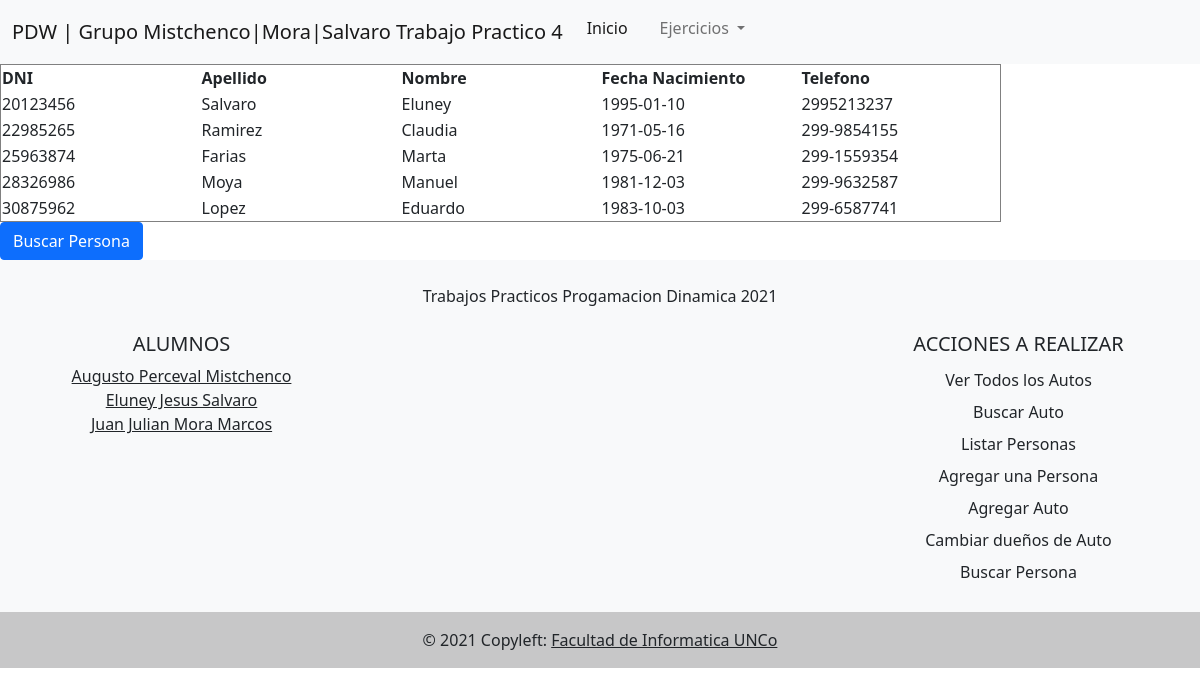
Screenshot of /tp4/vista/ejercicios/listaPersonas.php with the database file from the repository.
### tables this page shows
CREATE TABLE `persona` (
  `nroDni` varchar(10) NOT NULL,
  `apellido` varchar(50) NOT NULL,
  `nombre` varchar(50) NOT NULL,
  `fechaNac` date NOT NULL,
  `telefono` varchar(20) NOT NULL,
  `domicilio` varchar(200) NOT NULL
);

### tp4/utiles/funciones.php (called while the page is built, shortened)
<?php
spl_autoload_register(function ($clase) {
    $directorys = array(
        $GLOBALS['ROOT'].'modelo/',
        $GLOBALS['ROOT'].'modelo/conector/',
        $GLOBALS['ROOT'].'control/');
})
?>

### tp4/modelo/persona.php (called while the page is built, shortened)
<?php
class persona
{
    private $nroDni;
    private $apellido;
    private $nombre;
    private $fechaNac;
    private $telefono;
    public function __construct()
    {
        $this->nroDni = "";
        $this->apellido = "";
        $this->fechaNac = "";
        $this->telefono = "";
    }
    public function getNroDni()
    {
        return $this->nroDni;
    }
    public function setNroDni($nroDni)
    {
        $this->nroDni = $nroDni;
    }
    public function getApellido()
    {
        return $this->apellido;
    }
    public function setApellido($apellido)
    {
        $this->apellido = $apellido;
    }
    public function getNombre()
    {
        return $this->nombre;
    }
    public function setNombre($nombre)
    {
        $this->nombre = $nombre;
    }
    public function getFechaNac()
    {
        return $this->fechaNac;
    }
    public function setFechaNac($fechaNac)
    {
        $this->fechaNac = $fechaNac;
    }
    public function getTelefono()
    {
        return $this->telefono;
    }
    public function setTelefono($telefono)
    {
        $this->telefono = $telefono;
    }
    public static function listar($parametro = "")
    {
        $arreglo = array();
        $base = new BaseDatos();
        $sql = "SELECT * FROM persona ";
        if ($parametro != "") {
            $sql .= 'WHERE ' . $parametro;
        }
        $res = $base->Ejecutar($sql);
        if ($res > -1) {
            if ($res > 0) {
                while ($row = $base->Registro()) {
                    $obj = new persona();
                    $obj->setear($row['nroDni'], $row['apellido'],$row['nombre'], $row['fechaNac'], $row['telefono'], $row['domicilio']);
                    array_push($arreglo, $obj);
                }
            }
        } else {
        }
        return $arreglo;
    }
}
?>

### tp4/modelo/conector/BaseDatos.php (called while the page is built, shortened)
<?php
class BaseDatos extends PDO
{
    private $indice;
    private $resultado;
    public function __construct()
    {
        $this->indice = 0;
    }
    public function setSQL($e)
    {
        return "\n" . $this->sql = $e;
    }
    public function Ejecutar($sql)
    {
        if (stristr($sql, "select")) {
            $resp =  $this->EjecutarSelect($sql);
        }
        return $resp;
    }
    private function EjecutarSelect($sql)
    {
        $cant = -1;
        $resultado = parent::query($sql);
        if (!$resultado) {
            $this->analizarDebug();
        } else {
            $arregloResult = $resultado->fetchAll();
            $cant = count($arregloResult);
        }
        return $cant;
    }
    public function Registro()
    {
        $filaActual = false;
        $indiceActual = $this->getIndice();
        if ($indiceActual >= 0) {
            $filas = $this->getResultado();
            if ($indiceActual < count($filas)) {
                $filaActual =  $filas[$indiceActual];
            } else {
                $this->setIndice(-1);
            }
        }
        return $filaActual;
    }
    private function setIndice($valor)
    {
        $this->indice = $valor;
    }
    private function getIndice()
    {
        return $this->indice;
    }
    private function setResultado($valor)
    {
        $this->resultado = $valor;
    }
    private function getResultado()
    {
        return $this->resultado;
    }
}

### tp4/control/abmpersona.php (called while the page is built, shortened)
<?php
class abmpersona
{
    public function buscar($param)
    {
        $where = " true ";
        $arreglo = persona::listar($where);
        return $arreglo;
    }
}

### tp4/vista/ejercicios/listaPersonas.php (the view, shortened to what this page needs)
<?php
include_once '../../vista/estructura/cabecera.php';
$objpersona = new abmpersona();
$listpersonas = $objpersona->buscar(null);
?>
<table border="1">
  <?php
  if (count($listpersonas) > 0) {
    echo '<tr>
  <th>DNI</th>
  <th>Apellido</th>
  <th>Nombre</th>
  <th>Fecha Nacimiento</th>
  <th>Telefono</th>
</tr>';
    foreach ($listpersonas as $objpersona) {
      echo '<tr><td style="width:200px;">' . $objpersona->getNroDni() . '</td>';
      echo '<td style="width:200px;">' . $objpersona->getApellido() . '</td>';
      echo '<td style="width:200px;">' . $objpersona->getNombre() . '</td>';
      echo '<td style="width:200px;">' . $objpersona->getFechaNac() . '</td>';
      echo '<td style="width:200px;">' . $objpersona->getTelefono() . '</td>';
    }
  } else {
    echo '<h3> No se encontraron registros </h3>';
  }
  ?>
</table>
<a class='btn btn-primary' href='autosPersona.php'.php>Buscar Persona</a>
<?php
include_once '../estructura/footer.php';
?>

### rows the page displays
persona: nroDni "20123456", apellido "Salvaro", nombre "Eluney", fechaNac "1995-01-10", telefono "2995213237"
persona: nroDni "22985265", apellido "Ramirez", nombre "Claudia", fechaNac "1971-05-16", telefono "299-9854155"
persona: nroDni "25963874", apellido "Farias", nombre "Marta", fechaNac "1975-06-21", telefono "299-1559354"
persona: nroDni "28326986", apellido "Moya", nombre "Manuel", fechaNac "1981-12-03", telefono "299-9632587"
persona: nroDni "30875962", apellido "Lopez", nombre "Eduardo", fechaNac "1983-10-03", telefono "299-6587741"
